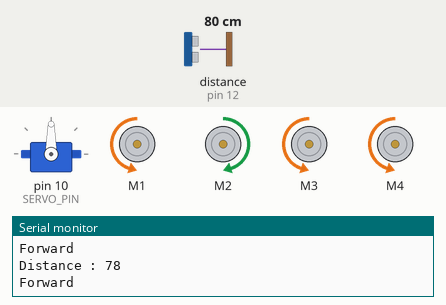
This sketch was run on a simulated Arduino Uno, built with avr-gcc and run on an emulated ATmega328P. Shown: servo, 4 × DC motor (green arrow = forward, orange = backward, longer = faster), the last lines printed to the serial monitor. Wiring (inferred from the names in the program): ultrasonic range finder: trigger pin 13; echo pin 12. The test bench sets the inputs (shaded band); at power-on: distance to the obstacle (sensor on pin 12) 80 cm. The echo pulse lasts 58.3 µs per cm.

Above: at 1.2 s.
1.3 s: distance to the obstacle (sensor on pin 12) set to 33 cm
4.3 s: distance to the obstacle (sensor on pin 12) set to 28 cm
At 5.7 s:
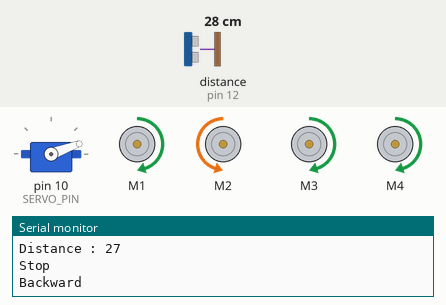
7.3 s: distance to the obstacle (sensor on pin 12) set to 24 cm
At 10.0 s:
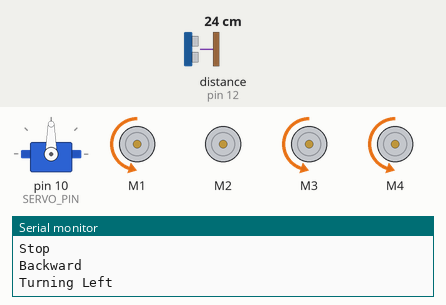
10.3 s: distance to the obstacle (sensor on pin 12) set to 120 cm
At 11.6 s:
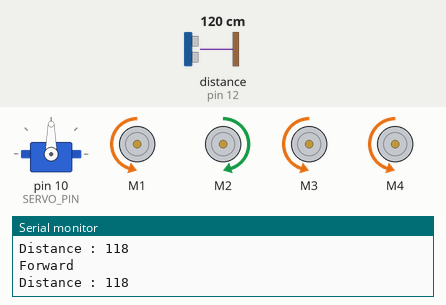
12.1 s: distance to the obstacle (sensor on pin 12) set to 2 cm
At 17.6 s:
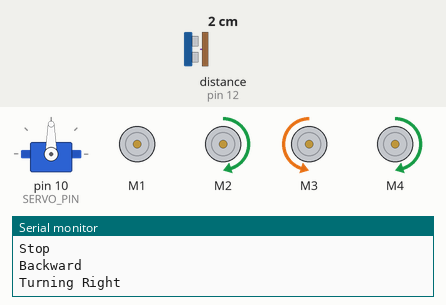
Timing chart, 0 to 19.1 s (numbered marks = the images above; inputs shaded):
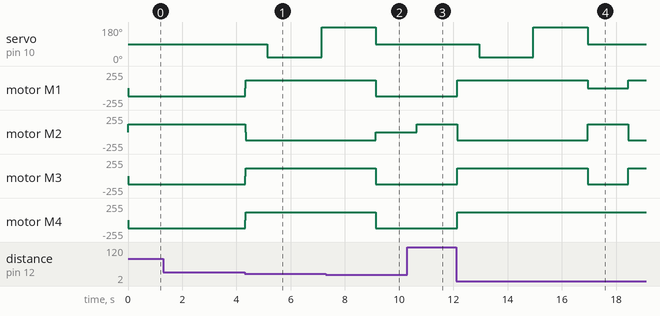

Measured:
- the behaviour switches between 31 and 30 cm on distance to the obstacle (sensor on pin 12) (found by bisection; images 0 and 1)
- the behaviour switches between 28 and 27 cm on distance to the obstacle (sensor on pin 12) (found by bisection; images 1 and 2)
- after the input at 4.3 s, servo on pin 10 (SERVO_PIN): 90° → 20° after 0.84 s, → 180° 2.0 s later; motor M1, motor M3, motor M4: backward 120/255 → forward 120/255 at once; motor M2: forward 120/255 → backward 120/255 at once
- after the input at 7.3 s, motor M1, motor M4: forward 120/255 → backward 120/255 after 1.8 s; motor M2: backward 120/255 → stopped after 1.8 s
- after the input at 10.3 s, servo on pin 10 (SERVO_PIN): stays 90° (without the input it goes to 20° after 1.1 s); motor M1, motor M3, motor M4: stays backward 120/255 (without the input it goes to forward 120/255 after 0.35 s); motor M2: stopped → forward 120/255 after 0.35 s
- after the input at 12.1 s, servo on pin 10 (SERVO_PIN): 90° → 20° after 0.85 s, → 180° 2.0 s later, → 90° 2.0 s later; motor M1: backward 120/255 → forward 120/255 at once, → stopped 4.8 s later, → forward 120/255 1.5 s later

The sketch:

ObstacleAvoidance.ino
```cpp
#include <AFMotor.h>
#include <Servo.h>

#define TRIGGER_PIN 13 // Ultrasonic sensor trigger pin
#define ECHO_PIN 12    // Ultrasonic sensor echo pin
#define SERVO_PIN 10    // Servo motor pin

Servo servoMotor; // Create a servo object

int distanceMs;
int Left;
int Right;
int Straight;
unsigned long startTime;
int straightDistance;
int leftDistance;
int rightDistance;

// Create instances of the AF_DCMotor class for each motor connected to the motor shield
AF_DCMotor motor1(1);
AF_DCMotor motor2(2);
AF_DCMotor motor3(3);
AF_DCMotor motor4(4);

void setup() {
  // Initialize serial communication for debugging
  Serial.begin(9600);
  servoMotor.attach(SERVO_PIN);

  motor1.setSpeed(120); // Set motor speed to maximum
  motor2.setSpeed(120); // Set motor speed to maximum
  motor3.setSpeed(120); // Set motor speed to maximum
  motor4.setSpeed(120); // Set motor speed to maximum


}

int measureDistance() {
  long duration, distance;

  // Trigger the ultrasonic sensor to send out a pulse
  pinMode(TRIGGER_PIN, OUTPUT);
  digitalWrite(TRIGGER_PIN, LOW);
  delayMicroseconds(2);
  digitalWrite(TRIGGER_PIN, HIGH);
  delayMicroseconds(10);
  digitalWrite(TRIGGER_PIN, LOW);

  // Measure the time it takes for the pulse to return
  pinMode(ECHO_PIN, INPUT);
  duration = pulseIn(ECHO_PIN, HIGH);

  // Calculate the distance based on the speed of sound
  distance = duration * 0.034 / 2;

  // distance= duration / 29 / 2;

  // Return the measured distance
  return distance;
}


void forward(){
  motor1.run(BACKWARD); // Run motor forward
  motor2.run(FORWARD); // Run motor forward
  motor3.run(BACKWARD); // Run motor forward
  motor4.run(BACKWARD); // Run motor forward
}
void backward(){
  motor1.run(FORWARD); // Run motor forward
  motor2.run(BACKWARD); // Run motor forward
  motor3.run(FORWARD); // Run motor forward
  motor4.run(FORWARD); // Run motor forward
}

void left() {
  motor1.run(BACKWARD);
  motor2.run(RELEASE);
  motor3.run(BACKWARD);
  motor4.run(BACKWARD);

}

void right() {
  motor1.run(RELEASE);
  motor2.run(FORWARD);
  motor3.run(BACKWARD);
  motor4.run(FORWARD);

}

void stop(){
  motor1.run(RELEASE);
  motor2.run(RELEASE);
  motor3.run(RELEASE);
  motor4.run(RELEASE);

}

int seeLeft(){
  servoMotor.write(20);
  delay(2000);
  Left = measureDistance();

  return Left;

}


int seeRight(){
  servoMotor.write(180);
  delay(2000);
  Right= measureDistance();

  return Right;
}

int seeStraight(){
  servoMotor.write(90);

  Straight= measureDistance();

  return Straight;

}


void loop() {

  distanceMs = measureDistance();
  Serial.print("Distance : ");
  Serial.println(distanceMs);

  if(distanceMs < 30){
    Serial.println("Stop");
    stop();
    Serial.println("Backward");
    backward();
    delay(800);
    int seeLefteye = seeLeft();
    int seeRighteye = seeRight();
    servoMotor.write(90);
    if(seeLefteye > seeRighteye){
      Serial.println("Turning Left");
      left();
      delay(1500);
    }else{
      Serial.println("Turning Right");
      right();
      delay(1500);

    }

  }else{
    Serial.println("Forward");
    forward();
  }

}
```
